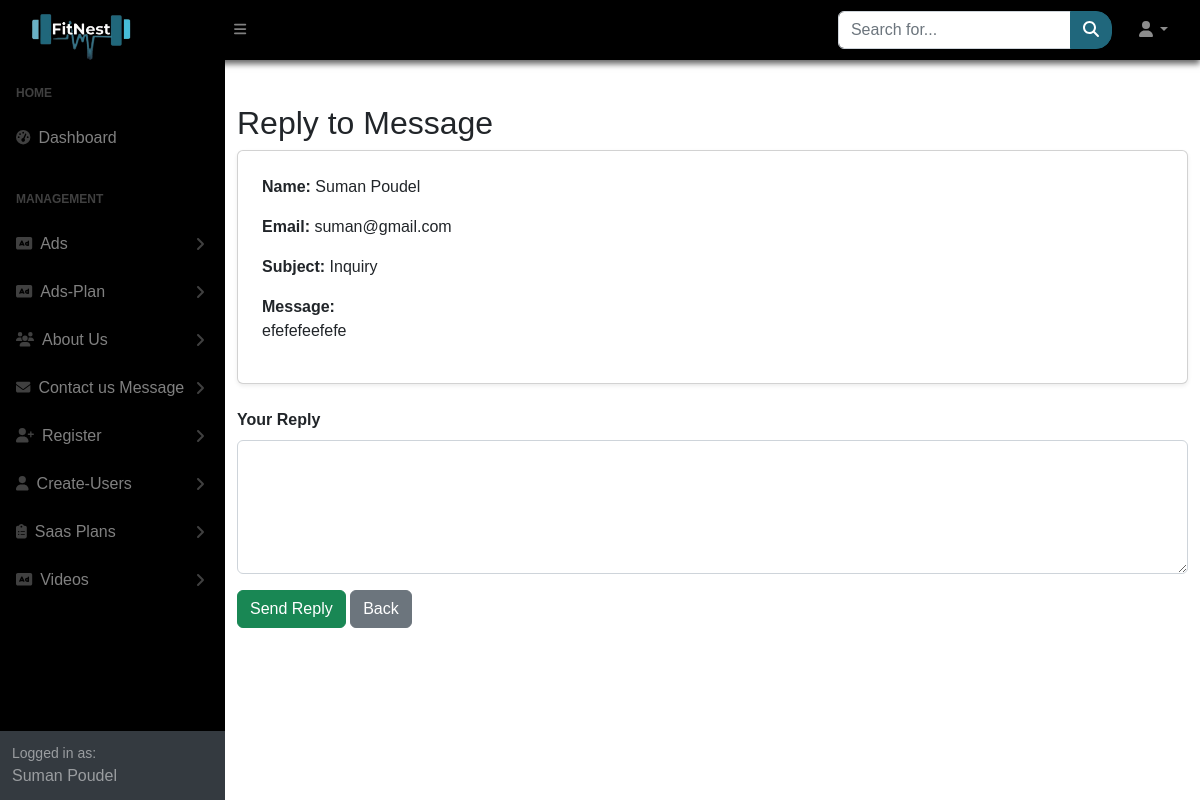
Page /SuperAdmin/contactUs/reply.php?id=1 on the committed database.
### tables this page shows
CREATE TABLE `contact_queries` (
  `query_id` int(11) NOT NULL,
  `gym_id` int(11) DEFAULT NULL,
  `name` varchar(150) NOT NULL,
  `email` varchar(150) NOT NULL,
  `contact` varchar(20) DEFAULT NULL,
  `subject` varchar(255) NOT NULL,
  `message` text NOT NULL,
  `status` enum('pending','replied','closed') DEFAULT 'pending',
  `reply` text DEFAULT NULL,
  `created_at` timestamp NOT NULL DEFAULT current_timestamp(),
  `updated_at` timestamp NOT NULL DEFAULT current_timestamp() ON UPDATE current_timestamp()
);

### SuperAdmin/contactUs/reply.php (the view, shortened to what this page needs)
<?php
include '../../database/db_connect.php';
$data = [];
if (isset($_GET['id'])) {
    $id = intval($_GET['id']);
    $query = "SELECT * FROM contact_queries WHERE query_id = ?";
    $stmt = $conn->prepare($query);
    $stmt->bind_param("i", $id);
    $stmt->execute();
    $result = $stmt->get_result();
    $data = $result->fetch_assoc();
}
require '../sidelayout.php';
?>
<div id="layoutSidenav_content">
    <div class="container py-5">
        <h2>Reply to Message</h2>
        <?php if (!empty($data)) : ?>
            <div class="card p-4 mb-4 shadow-sm">
                <p><strong>Name:</strong> <?= htmlspecialchars($data['name']) ?></p>
                <p><strong>Email:</strong> <?= htmlspecialchars($data['email']) ?></p>
                <p><strong>Subject:</strong> <?= htmlspecialchars($data['subject']) ?></p>
                <p><strong>Message:</strong><br><?= nl2br(htmlspecialchars($data['message'])) ?></p>
            </div>
            <form method="POST">
                <div class="mb-3">
                    <label for="reply_message" class="form-label"><strong>Your Reply</strong></label>
                    <textarea class="form-control" id="reply_message" name="reply_message" rows="5" required></textarea>
                </div>
                <button type="submit" class="btn btn-success">Send Reply</button>
                <a href="index.php" class="btn btn-secondary">Back</a>
            </form>
        <?php else : ?>
            <p class="text-danger">No data found for this query.</p>
            <a href="index.php" class="btn btn-secondary">Back</a>
        <?php endif; ?>
    </div>
</div>
<?php require("../assets/link.php"); ?>

### SuperAdmin/assets/css/landing.css (style rules this page uses)
* { margin: 0; padding: 0; box-sizing: border-box; font-family: Sans-serif; }
html { height: 100%; scroll-behavior: smooth; }

### rows in the picture
contact_queries: name "Suman Poudel", email "suman@gmail.com", subject "Inquiry", message "efefefeefefe"
